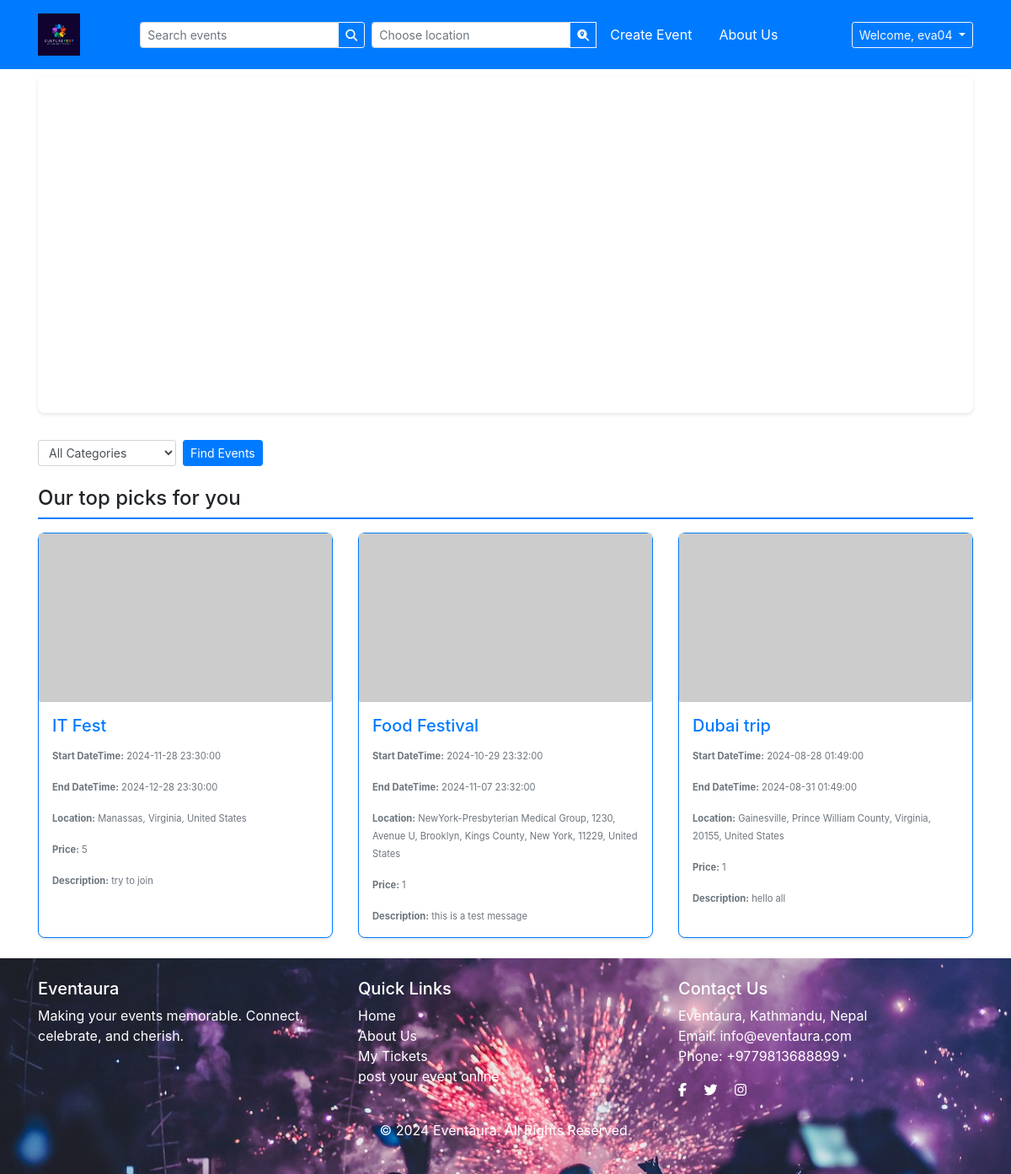
/index.php (signed in), run on the app's committed database.
### tables this page shows
CREATE TABLE `event` (
  `id` int(11) NOT NULL,
  `name` varchar(100) NOT NULL,
  `participant_count` int(11) NOT NULL,
  `description` varchar(500) NOT NULL,
  `venue` varchar(250) NOT NULL,
  `latitude` double NOT NULL,
  `longitude` double NOT NULL,
  `start_datetime` datetime NOT NULL,
  `end_datetime` datetime NOT NULL,
  `IsActive` tinyint(1) NOT NULL DEFAULT 1,
  `created_datetime` datetime NOT NULL,
  `created_by` int(11) NOT NULL,
  `price` double NOT NULL,
  `category_id` int(11) NOT NULL,
  `image_large` varchar(255) DEFAULT NULL,
  `image_small` varchar(255) DEFAULT NULL
);

### index.php (the view, shortened to what this page needs)
<?php
require 'header.php';
$conn = getDB();
try {
    $query = "SELECT * FROM event WHERE start_datetime >= NOW() AND IsActive = 1";
    $query .= " ORDER BY created_datetime DESC";
    $result = $conn->query($query);
    $events = $result->fetch_all(MYSQLI_ASSOC);
} catch (Exception $e) {
    die($e->getMessage());
}
?>
<!DOCTYPE html>
<html lang="en">
<head>
    <link href="https://stackpath.bootstrapcdn.com/bootstrap/4.5.2/css/bootstrap.min.css" rel="stylesheet">
</head>
<body>
<div class="container mt-2">
    <div class="video-wrapper">
        <video autoplay muted loop>
            <source src="img/175579-853849692_small.mp4" type="video/mp4">
        </video>
    </div>
    <div class="row mb-4">
        <div class="col-md-4 align-items-center justify-content-end">
            <form action="index.php" method="POST" class="d-flex">
                <div class="form-group mb-0 mr-2">
                    <select id="event_type" name="event_type" class="form-control form-control-sm">
                        <option value="">All Categories</option>
                    </select>
                </div>
                <button type="submit" class="btn btn-primary btn-sm">Find Events</button>
            </form>
        </div>
        <div class="col-md-8">
        </div>
    </div>
    <h4 class="section-title">Our top picks for you</h4>
    <?php if (empty($events)): ?>
        <div class="alert alert-warning text-center">No events found.</div>
    <?php else: ?>
        <div class="row">
            <?php foreach ($events as $event): ?>
                <div class="col-md-4 mb-4">
                    <div class="card border-primary">
                        <a href="event_detail.php?event_id=<?php echo htmlspecialchars($event['id']); ?>" class="text-decoration-none">
                            <div class="card-img-wrapper">
                                <?php if (!empty($event['image_small'])): ?>
                                    <img src="<?php echo htmlspecialchars($event['image_small']); ?>" class="card-img" alt="Event Image">
                                <?php else: ?>
                                    <img src="https://via.placeholder.com/350x200?text=Event+Image" class="card-img" alt="Placeholder Image">
                                <?php endif; ?>
                            </div>
                            <div class="card-body event-details">
                                <h5 class="card-title" title="<?php echo htmlspecialchars($event['name']); ?>"><?php echo htmlspecialchars($event['name']); ?></h5>
                                <p class="card-text"><small class="text-muted"><strong>Start DateTime:</strong> <?php echo htmlspecialchars($event['start_datetime']); ?></small></p>
                                <p class="card-text"><small class="text-muted"><strong>End DateTime:</strong> <?php echo htmlspecialchars($event['end_datetime']); ?></small></p>
                                <p class="card-text"><small class="text-muted"><strong>Location:</strong> <?php echo htmlspecialchars($event['venue']); ?></small></p>
                                <p class="card-text"><small class="text-muted"><strong>Price:</strong> <?php echo htmlspecialchars($event['price']); ?></small></p>
                                <p class="card-text"><small class="text-muted"><strong>Description:</strong> <?php echo htmlspecialchars($event['description']); ?></small></p>
                            </div>
                        </a>
                    </div>
                </div>
            <?php endforeach; ?>
        </div>
    <?php endif; ?>
</div>
<?php include 'footer.php'; ?>
</body>
</html>

### header.php (style rules this page uses)
.form-control-sm { font-size: 0.875rem; }
.form-group { max-width: 500px; }

### index.php (style rules this page uses)
.card { height: 100%; display: flex; flex-direction: column; border: 1px solid #ddd; border-radius: 0.5rem; box-shadow: 0 2px 4px rgba(0, 0, 0, 0.1); }
.card-img-wrapper { height: 200px; overflow: hidden; }
.card-img { width: 100%; height: 100%; object-fit: cover; }
.card-body { flex: 1; display: flex; flex-direction: column; padding: 1rem; }
.form-control-sm { font-size: 0.875rem; }
.btn-primary { font-size: 0.875rem; }
.event-details { font-size: 0.875rem; }
.event-details strong { font-weight: bold; }
.section-title { border-bottom: 2px solid #007bff; padding-bottom: 0.5rem; margin-bottom: 1rem; }
.video-wrapper { width: 100%; height: 400px; overflow: hidden; margin-bottom: 2rem; border-radius: 0.5rem; box-shadow: 0 2px 4px rgba(0, 0, 0, 0.1); }
.video-wrapper video { width: 100%; height: 100%; object-fit: cover; }

### data on the page
event: name "IT Fest", start_datetime "2024-11-28 23:30:00", end_datetime "2024-12-28 23:30:00", venue "Manassas, Virginia, United States", price "5", description "try to join"
event: name "Food Festival", start_datetime "2024-10-29 23:32:00", end_datetime "2024-11-07 23:32:00", venue "NewYork-Presbyterian Medical Group, 1230, Avenue U, Brooklyn, Kings County, New York, 11229, United States", price "1", description "this is a test message"
event: name "Dubai trip", start_datetime "2024-08-28 01:49:00", end_datetime "2024-08-31 01:49:00", venue "Gainesville, Prince William County, Virginia, 20155, United States", price "1", description "hello all"

### other printed values
$_SESSION['username'] "eva04"
